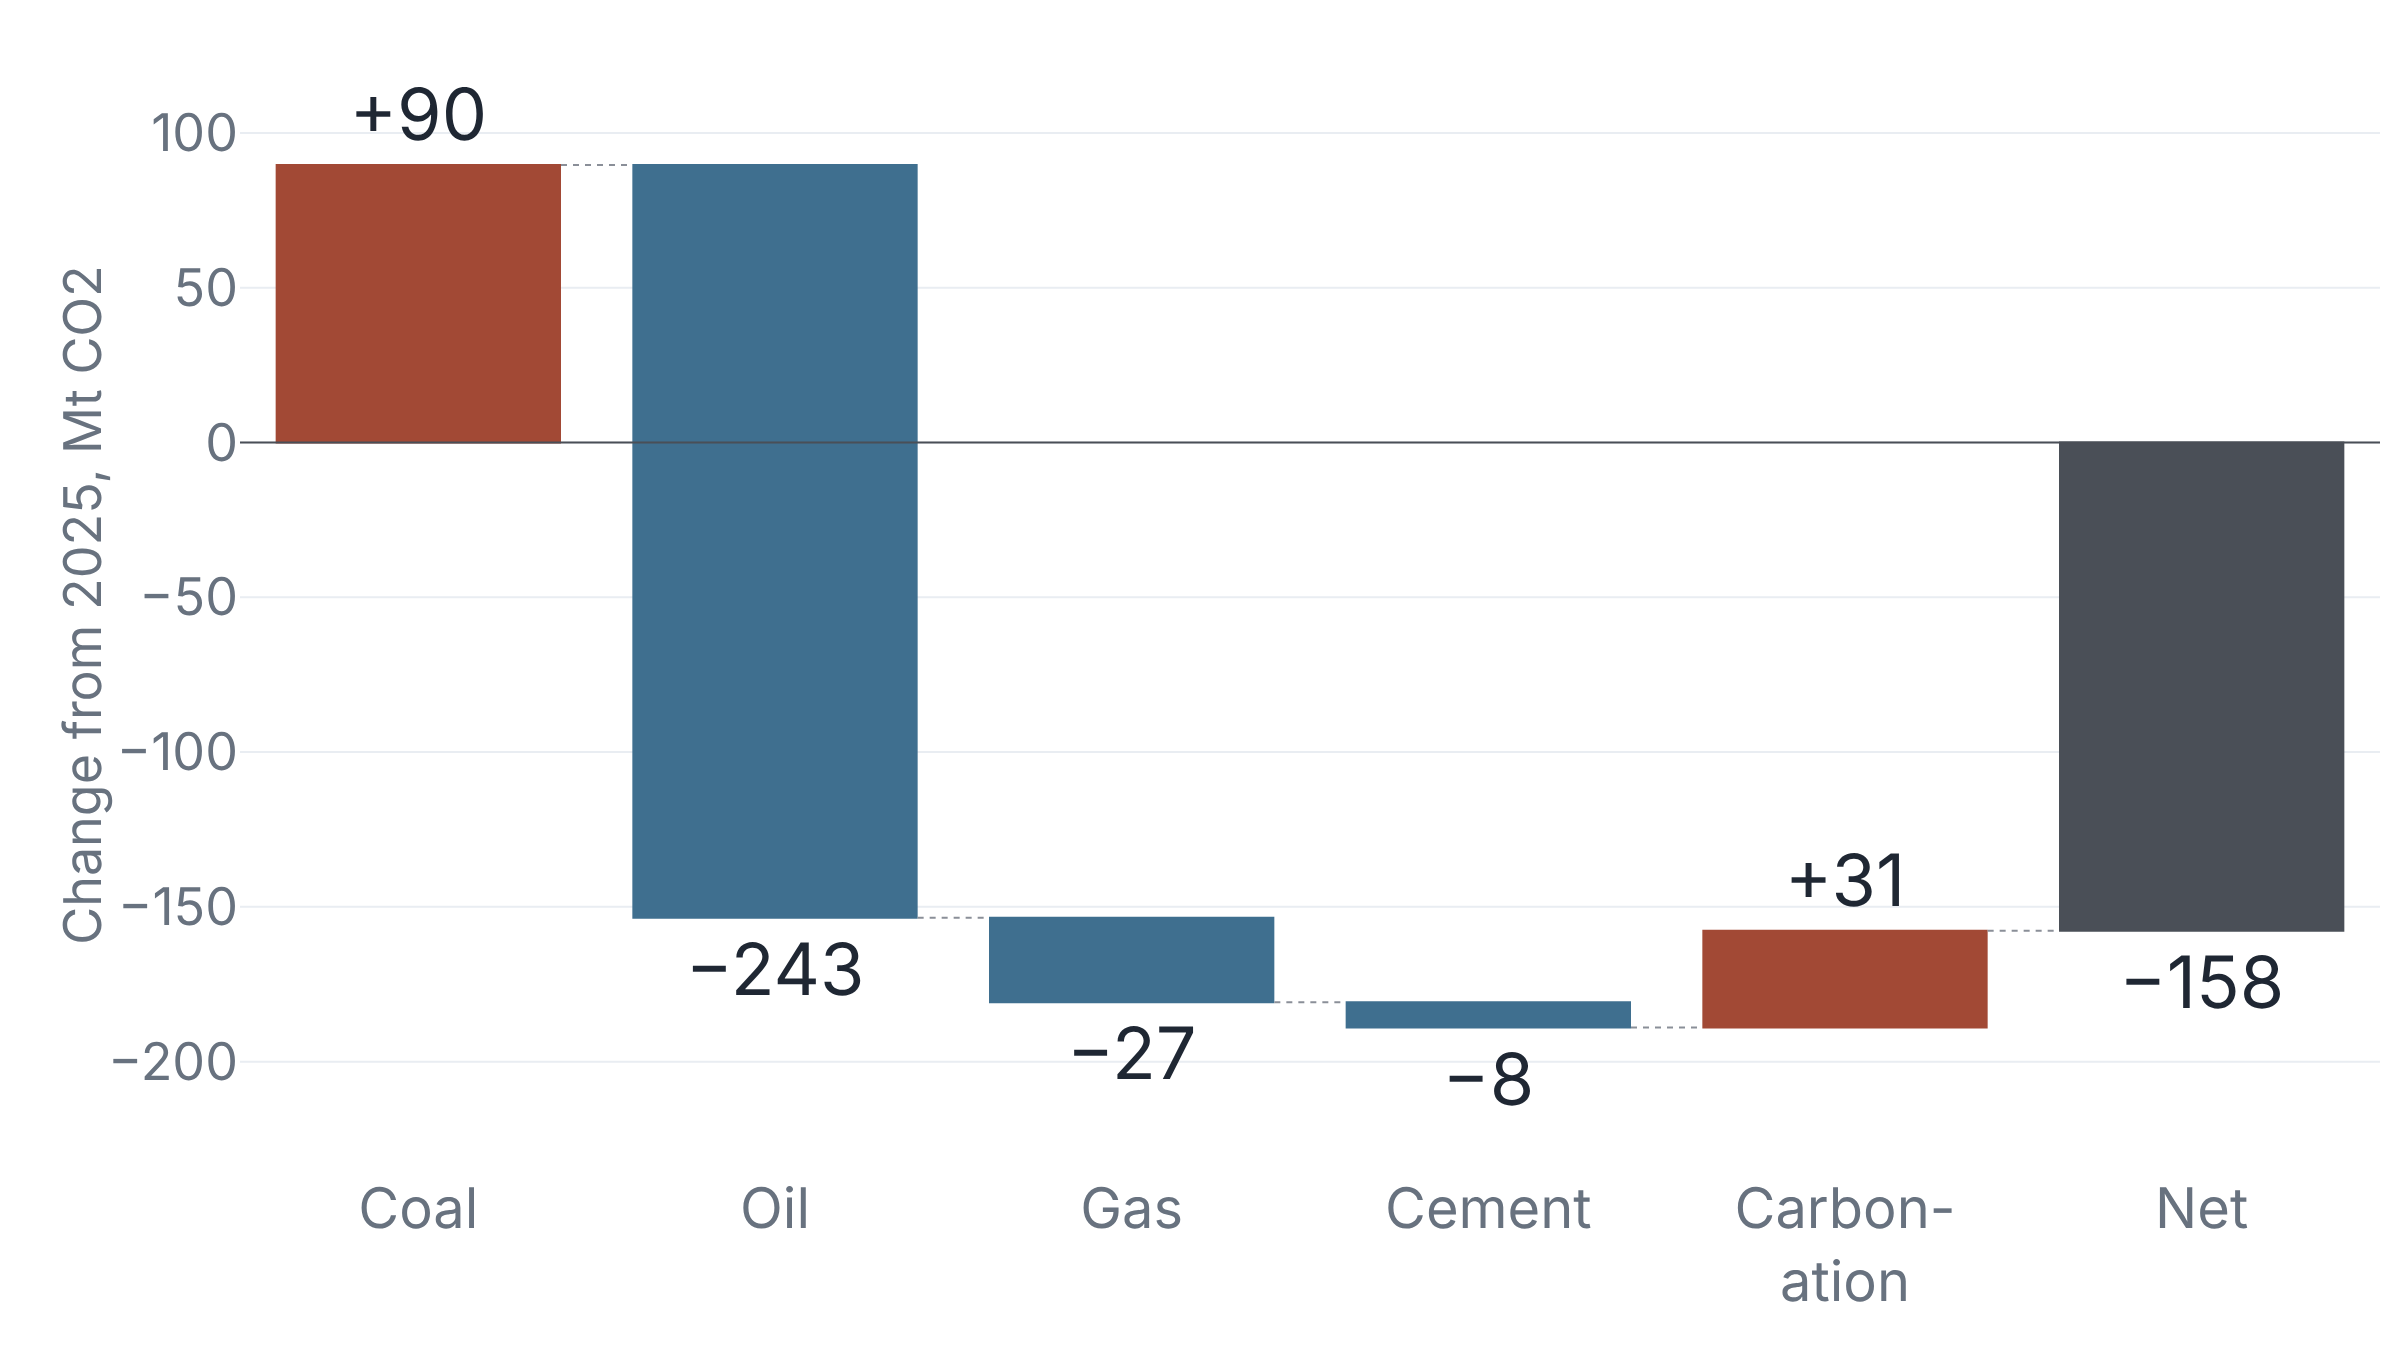

The Python source for this figure:
"""Change in global fossil CO2 from 2025 to the 2026 projection, by fuel.

Data: Global Carbon Budget 2026 dataset (doi:10.18160/GCP-2026), file
Global_Carbon_Budget_2026_v0.1.xlsx. Fuel rows: sheet "Fossil Emissions by
Category", rows 285 (2025) and 286 (2026), columns C-F (coal, oil, gas,
cement); flaring and other are carried unchanged (0.0). Cement carbonation
sink: sheet "Global Carbon Budget", rows 89-90, column G. GtC x 3.664 = GtCO2.
Values are 2026 minus 2025, in MtCO2, as recorded in the evidence record.
"""

import plotly.graph_objects as go

labels = ["Coal", "Oil", "Gas", "Cement", "Carbon-<br>ation", "Net"]
values = [89.6, -243.1, -27.3, -8.2, 31.3, -157.8]
measure = ["relative"] * 5 + ["total"]
text = ["+90", "−243", "−27", "−8", "+31", "−158"]

fig = go.Figure(
    go.Waterfall(
        x=labels,
        y=values,
        measure=measure,
        text=text,
        textposition="outside",
        textfont=dict(size=36),
        connector=dict(line=dict(color="#8a8f98", width=1, dash="dot")),
        increasing=dict(marker=dict(color="#a24935")),
        decreasing=dict(marker=dict(color="#3f6f8f")),
        totals=dict(marker=dict(color="#4a4f57")),
    )
)
fig.add_hline(y=0, line_width=1, line_color="#4a4f57")
fig.update_layout(
    showlegend=False,
    yaxis_title="Change from 2025, Mt CO2",
    yaxis=dict(range=[-235, 130], dtick=50, tickfont=dict(size=26), title=dict(font=dict(size=26))),
    xaxis=dict(tickfont=dict(size=28)),
    margin=dict(t=20, b=90, l=120, r=10),
    font=dict(size=28),
)
